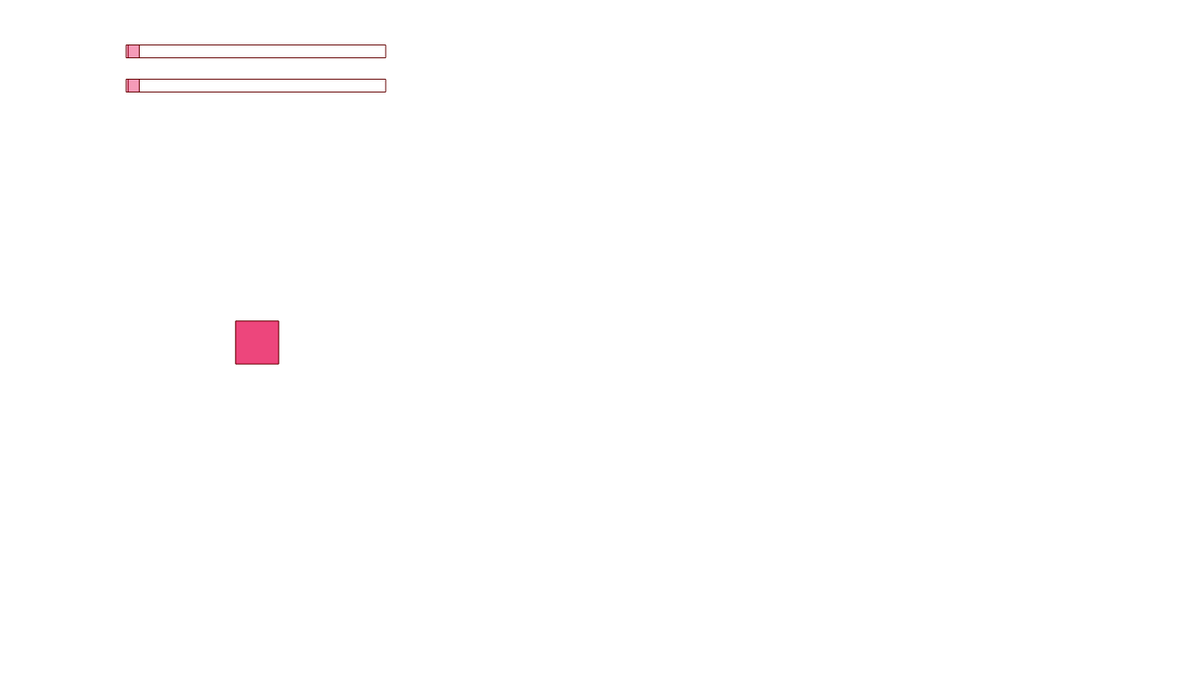
Frame 1 (no input)
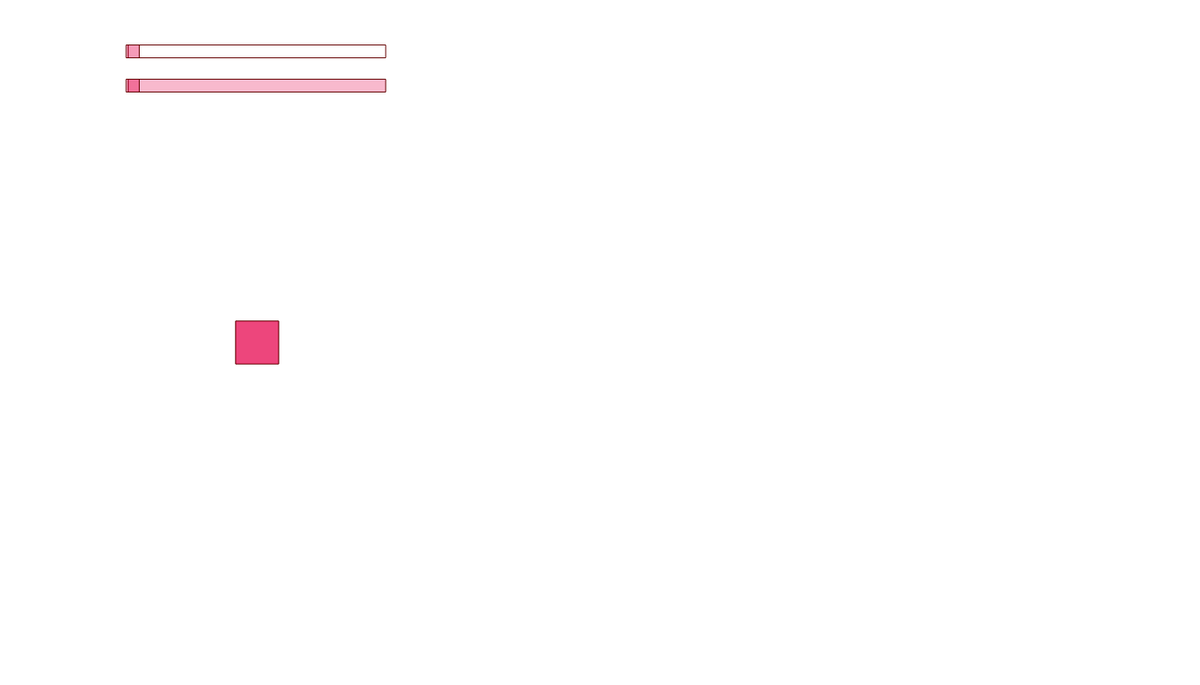
Frame 60 (no input)
Frame 120 (the mouse pressed at the canvas centre since frame 60): identical to frame 60, image omitted

The p5.js sketch that drew these frames (run headless with seeded random() and noise() and a simulated clock; from frame 60 on, the mouse is pressed at the canvas centre):

// p5.js sketch
// ── sketch.js
var list = [];
var limit = 25;
var x = -145, x2 = -145;
var degree;
var ratio;

function Square(x1, y1, len, angle) {
   this.x = x1; //top left
   this.y = y1;
   this.x2 = x1 + len * cos(angle); //top right
   this.y2 = y1 + len * sin(angle);
   this.leng = len;
   this.angle = angle;
   this.x4 = this.x + this.leng * cos(PI / 2 + this.angle), //sin cos inversion ... really weird but works  bottom left
      this.y4 = this.y + this.leng * sin(PI / 2 + this.angle);
   this.x3 = this.x2 + this.leng * cos(PI / 2 + this.angle), // bottom right 
      this.y3 = this.y2 + this.leng * sin(PI / 2 + this.angle);


   this.drawSquare = function() {
      stroke(100, 0, 0, 100);
      fill(229, 0, 75, 70);
      quad(this.x, this.y, this.x2, this.y2, this.x3, this.y3, this.x4, this.y4);

      // fill(255, 255, 0);
      // ellipse(this.x3, this.y3, 20, 20);
   }

   this.VertexX = function() {
      var px = (this.leng / 2) * cos(this.angle + degree) + this.x; //this.leng/2 => 30,60,90 triangle
      return px;
   }

   this.VertexY = function() {
      var py = (this.leng / 2) * sin(this.angle + degree) - this.y; //this part is right
      return py;
   }

   this.NewX1 = function(x4) {
      var Newx1 = x4 + this.NewLen1() * sin(this.angle + degree);
      return Newx1;
   }

   this.NewY1 = function(y4) {
      var Newy1 = y4 - this.NewLen1() * cos(this.angle + degree);
      return Newy1;
   }

   this.NewLen1 = function() {
      // var newlen = dist(this.x, this.y, this.VertexX(), this.VertexY()); //very wrong approach!!!
      var newlen = this.leng * cos(degree);
      return newlen;
   }

   this.NewLen2 = function() {
      var newlen2 = this.leng * -sin(degree); //get your geometry right!
      return newlen2;
   }


   this.rX1 = function(x3) {
      var RightX1 = this.x + (this.NewLen1() + this.NewLen2()) * cos(this.angle + degree);
      return RightX1;
   }

   this.rY1 = function(y3) {
      var RightY1 = this.y + (this.NewLen1() + this.NewLen2()) * sin(this.angle + degree);
      return RightY1;
   }

   this.drawThings = function() {

      this.drawSquare();

      // if (this.NewLen1() > limit && this.NewLen2() > limit) {
      //    list.push(new Square(this.NewX1(this.x), this.NewY1(this.y), this.NewLen1(), this.angle + degree).drawThings());
      //    list.push(new Square(this.rX1(this.x), this.rY1(this.y), this.NewLen2(), this.angle + PI / 2 + degree).drawThings());
      // }
      if (this.NewLen1() > limit || this.NewLen2() > limit) {
         list.push(new Square(this.NewX1(this.x), this.NewY1(this.y), this.NewLen1(), this.angle + degree).drawThings());
         list.push(new Square(this.rX1(this.x), this.rY1(this.y), this.NewLen2(), this.angle + PI / 2 + degree).drawThings());
      }
   }
}

function control() {
   stroke(100, 0, 0);
   rectMode(CENTER);
   rect(0, -300, 300, 15);
   fill(229, 0, 75, 100);
   rect(x, -300, 15, 15);
   if (mouseIsPressed && mouseX >= 155 && mouseX <= 445 && mouseY >= 78 && mouseY <= 130) {
      x = mouseX - 300;
      // println(x);
      limit = map(x, -145, 144, 25, 1);
   }
   noFill();
   rect(0, -340, 300, 15);
   fill(229, 0, 75, 100);
   rect(x2, -340, 15, 15);
   if (mouseIsPressed && mouseX >= 155 && mouseX <= 445 && mouseY >= 0 && mouseY <= 70) {
      x2 = mouseX - 300;
      // println(x);
      ratio = map(x2, -145, 144, 2.1, 30);
   }
}

function setup() {
   createCanvas(1400, 800);
}

function draw() {
   background(255);
   translate(300, 400);
   
   degree = -PI / ratio; //!!!!!!!!
   
   control();
   // println(frameCount%20 + " " + limit);

   if (keyIsPressed && key == 's') {
      list.push(new Square(-25, -25, 50, 0 * PI / 2).drawThings());
   } else {
      list.push(new Square(-25, -25, 50, 0 * PI / 2).drawThings());
      list.push(new Square(25, -25, 50, 1 * PI / 2).drawThings());
      list.push(new Square(25, 25, 50, 2 * PI / 2).drawThings());
      list.push(new Square(-25, 25, 50, 3 * PI / 2).drawThings());
   }
}
